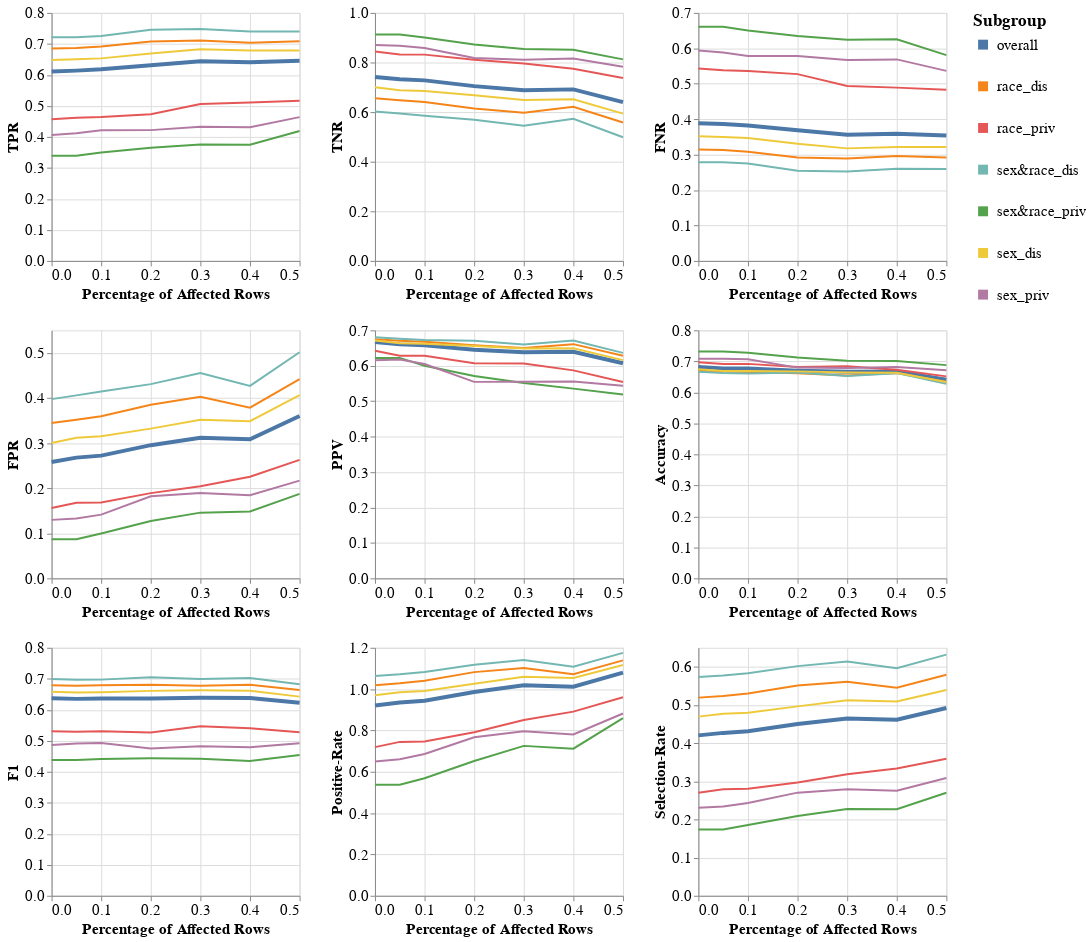

Notebook code for this chart:
### Code cell
visualizer.create_subgroups_grid_pct_lines_plot(model_name=MODEL_NAMES[0],
                                                target_preprocessing_technique=PREPROCESSING_TECHNIQUES[0],
                                                subgroup_metrics_type='error')
